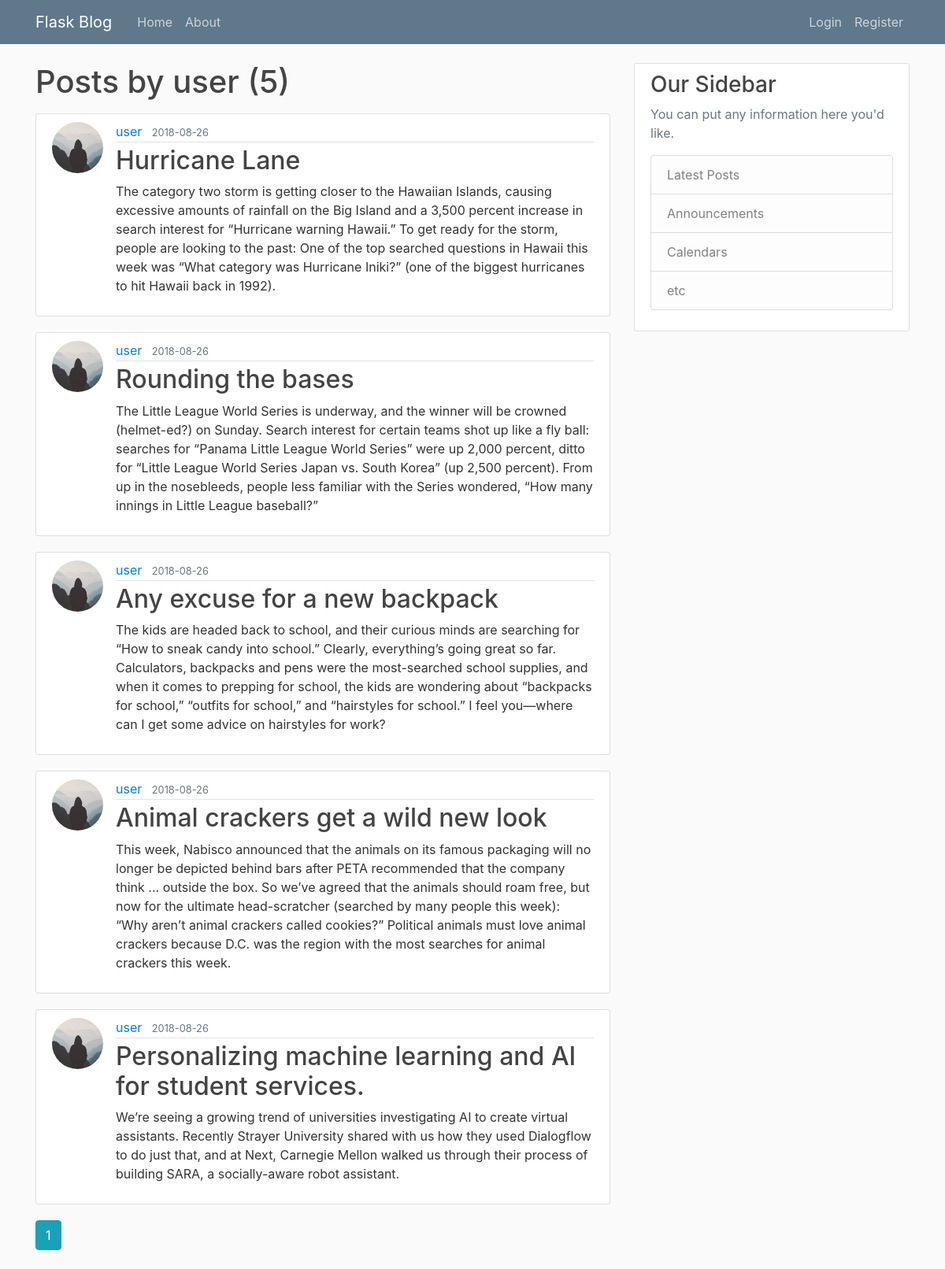
The app's page /user/user with its own data.
### flaskblog/models.py (models this page shows, shortened)
class User(db.Model, UserMixin):
    id = db.Column(db.Integer, primary_key=True)
    username = db.Column(db.String(20), unique=True, nullable=False)
    email = db.Column(db.String(120), unique=True, nullable=False)
    image_file = db.Column(db.String(20), nullable=False, default='default.jpg')
    password = db.Column(db.String(60), nullable=False)
    posts = db.relationship('Post', backref='author', lazy=True)

class Post(db.Model):
    id = db.Column(db.Integer, primary_key=True)
    title = db.Column(db.String(100), nullable=False)
    date_posted = db.Column(db.DateTime, nullable=False, default=datetime.utcnow)
    content = db.Column(db.Text, nullable=False)
    user_id = db.Column(db.Integer, db.ForeignKey('user.id'), nullable=False )

### flaskblog/users/routes.py (the view)
@users.route('/user/<string:username>')
def user_posts(username):
    page = request.args.get('page', 1, type=int)
    user = User.query.filter_by(username=username).first_or_404()
    posts = Post.query.filter_by(author=user)\
        .order_by(Post.date_posted.desc())\
        .paginate(per_page=5, page=page)
    return render_template('user_posts.html', posts=posts, user=user)

### flaskblog/templates/user_posts.html
{% extends "layout.html" %}
{% block content %}
    <h1 class="mb-3">Posts by {{ user.username }}  ({{ posts.total }})</h1>
    {% for post in posts.items %}
        <article class="media content-section">
        <img class="rounded-circle article-img" src="{{ url_for('static', filename='profile_pics/' + post.author.image_file) }}">
          <div class="media-body">
            <div class="article-metadata">
              <a class="mr-2" href="{{ url_for('users.user_posts', username=post.author.username) }}">{{ post.author.username }}</a>
              <small class="text-muted">{{ post.date_posted.strftime('%Y-%m-%d') }}</small>
            </div>
            <h2><a class="article-title" href="{{ url_for('posts.post', post_id=post.id) }}">{{ post.title }}</a></h2>
            <p class="article-content">{{ post.content }}</p>
          </div>
        </article>
    {% endfor %}
    {% for page_num in posts.iter_pages(left_edge=1, right_edge=1, left_current=1, right_current=2) %}
        {% if page_num %}
            {% if posts.page == page_num %}
                <a class="btn btn-info mb-4" href="{{ url_for('users.user_posts', username=user.username, page=page_num) }}">{{ page_num }}</a>
            {% else %}
                <a class="btn btn-outline-info mb-4" href="{{ url_for('users.user_posts', username=user.username, page=page_num) }}">{{ page_num }}</a>
            {% endif %}
        {% else %}
            ...
        {% endif %}
    {% endfor %}
{% endblock content %}

### flaskblog/static/main.css (style rules this page uses)
body { background: #fafafa; color: #333333; margin-top: 5rem; }
h1, h2, h3, h4, h5, h6 { color: #444444; }
.content-section { background: #ffffff; padding: 10px 20px; border: 1px solid #dddddd; border-radius: 3px; margin-bottom: 20px; }
.article-title { color: #444444; }
.article-content { white-space: pre-line; }
.article-img { height: 65px; width: 65px; margin-right: 16px; }
.article-metadata { padding-bottom: 1px; margin-bottom: 4px; border-bottom: 1px solid #e3e3e3 }

### records on screen
User: username "user"
Post: image_file (placeholder picture), author.username "user", date_posted "2018-08-26", title "Hurricane Lane", content "The category two storm is getting closer to the Hawaiian Islands, causing excessive amounts of rainfall on the Big Island and a 3,500 percent increase in search interest for “Hurricane warning Hawaii.” To get ready for the storm, people are looking to the past: One of the top searched questions in Hawaii this week was “What category was Hurricane Iniki?” (one of the biggest hurricanes to hit Hawaii back in 1992)."
Post: image_file (placeholder picture), author.username "user", date_posted "2018-08-26", title "Rounding the bases", content "The Little League World Series is underway, and the winner will be crowned (helmet-ed?) on Sunday. Search interest for certain teams shot up like a fly ball: searches for “Panama Little League World Series” were up 2,000 percent, ditto for “Little League World Series Japan vs. South Korea” (up 2,500 percent). From up in the nosebleeds, people less familiar with the Series wondered, “How many innings in Little League baseball?”"
Post: image_file (placeholder picture), author.username "user", date_posted "2018-08-26", title "Any excuse for a new backpack", content "The kids are headed back to school, and their curious minds are searching for “How to sneak candy into school.” Clearly, everything’s going great so far. Calculators, backpacks and pens were the most-searched school supplies, and when it comes to prepping for school, the kids are wondering about “backpacks for school,” “outfits for school,” and “hairstyles for school.” I feel you—where can I get some advice on hairstyles for work?"
Post: image_file (placeholder picture), author.username "user", date_posted "2018-08-26", title "Animal crackers get a wild new look", content "This week, Nabisco announced that the animals on its famous packaging will no longer be depicted behind bars after PETA recommended that the company think ... outside the box. So we’ve agreed that the animals should roam free, but now for the ultimate head-scratcher (searched by many people this week): “Why aren’t animal crackers called cookies?” Political animals must love animal crackers because D.C. was the region with the most searches for animal crackers this week."
Post: image_file (placeholder picture), author.username "user", date_posted "2018-08-26", title "Personalizing machine learning and AI for student services.", content "We’re seeing a growing trend of universities investigating AI to create virtual assistants. Recently Strayer University shared with us how they used Dialogflow to do just that, and at Next, Carnegie Mellon walked us through their process of building SARA, a socially-aware robot assistant."

### other values on screen
{{ posts.total }} "5"
{{ page_num }} "1"
